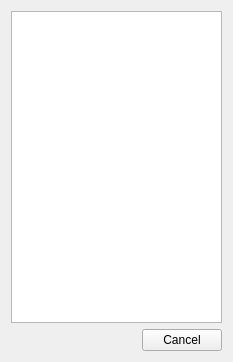
<?xml version="1.0" encoding="UTF-8"?>
<ui version="4.0">
 <class>ProcessesDialog</class>
 <widget class="QWidget" name="ProcessesDialog">
  <property name="geometry">
   <rect>
    <x>0</x>
    <y>0</y>
    <width>233</width>
    <height>362</height>
   </rect>
  </property>
  <property name="windowTitle">
   <string>Processes</string>
  </property>
  <layout class="QVBoxLayout" name="verticalLayout">
   <item>
    <widget class="QListWidget" name="listWidget"/>
   </item>
   <item>
    <layout class="QHBoxLayout" name="horizontalLayout">
     <item>
      <spacer name="horizontalSpacer">
       <property name="orientation">
        <enum>Qt::Horizontal</enum>
       </property>
       <property name="sizeHint" stdset="0">
        <size>
         <width>40</width>
         <height>20</height>
        </size>
       </property>
      </spacer>
     </item>
     <item>
      <widget class="QPushButton" name="pushButton_Cancel">
       <property name="text">
        <string>Cancel</string>
       </property>
      </widget>
     </item>
    </layout>
   </item>
  </layout>
 </widget>
 <resources/>
 <connections>
  <connection>
   <sender>pushButton_Cancel</sender>
   <signal>clicked()</signal>
   <receiver>ProcessesDialog</receiver>
   <slot>close()</slot>
   <hints>
    <hint type="sourcelabel">
     <x>204</x>
     <y>260</y>
    </hint>
    <hint type="destinationlabel">
     <x>304</x>
     <y>242</y>
    </hint>
   </hints>
  </connection>
 </connections>
</ui>
